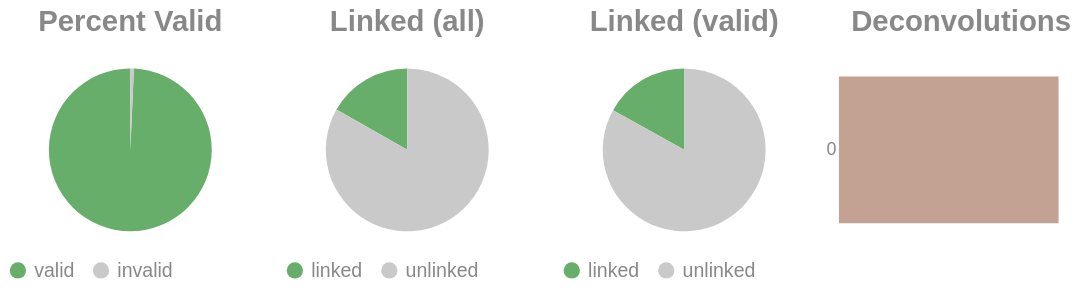

Source (notebook cell):
### Code cell
if SKIPLR:
    pass
else:
    clash = Counter()
    for i in valids['molecule'].to_list():
        _mol = i.split("-")
        if len(_mol) == 1:
            clash.update('0')
        else:
            clash.update(_mol[-1])

    _d = {"deconvolutions": [], 'count': []}
    for k,v in clash.items():
        _d['deconvolutions'].append(k)
        _d['count'].append(v)

    tot_valid = valids['reads'].sum()
    mask = valids['reads'] >= 2
    n_linked_reads = valids.filter(mask)['reads'].sum()
    if n_linked_reads == 0:
        print_html("No linked molecules (>=2 reads) were detected; skipping linked-only distributions.")
        SKIPLR = True
    else:
        perc_valid = round(tot_valid / n_reads, 4)
        linked_perc_abs = round(n_linked_reads / n_reads, 4)
        linked_perc = round(n_linked_reads / tot_valid, 4)

    _valid = pl.DataFrame({"valids": ['valid', 'invalid'], "count": [tot_valid, n_reads - tot_valid]})
    _linked_abs = pl.DataFrame({"linked (absolute)": ['linked', 'unlinked'], "count": [n_linked_reads, n_reads - n_linked_reads]})
    _linked_rel = pl.DataFrame({"linked (valids)": ['linked', 'unlinked'], "count": [n_linked_reads, tot_valid - n_linked_reads]})

    (
        alt.hconcat(
            piechart(_valid, goodval = 'valid', title = "Percent Valid"),
            piechart(_linked_abs, goodval = "linked", title =  "Linked (all)"),
            piechart(_linked_rel, goodval = "linked", title =  "Linked (valid)"),
            convolutionbar(pl.DataFrame(_d), title = "Deconvolutions"),
            center = True,
            bounds = 'flush'
        )
        .resolve_scale(color='independent')
        .resolve_legend('independent')
        .properties(usermeta={'embedOptions': {"actions": False}})
    ).display()

### Figure 1 — Vega-Lite specification as saved in the notebook (floating-point values rounded to 4 significant figures)
{"width": "container", "height": 400, "config": {"title": {"anchor": "start", "dy": -15, "fontSize": 18, "color": "#888888", "subtitleColor": "#888888", "subtitleFontSize": 14}, "arc": {"fill": "#0072B2"}, "axis": {"domainColor": "#888888", "domainWidth": 0.5, "gridWidth": 0.2, "grid": false, "titleFontWeight": 400, "titleFontSize": 15, "labelFontSize": 11, "labelColor": "#888888", "tickColor": "#888888", "tickWidth": 0.2, "titleColor": "#888888"}, "axisBand": {"grid": false}, "axisX": {"grid": true, "tickSize": 10, "domainCap": "round"}, "axisY": {"domain": false, "grid": true, "tickSize": 0, "domainCap": "round"}, "background": "transparent", "header": {"labelFontSize": 15, "labelColor": "#888888", "titleFontSize": 15, "titleFontWeight": 600, "titleColor": "#888888"}, "legend": {"labelFont": "sans-serif", "labelFontSize": 12, "labelColor": "#888888", "symbolSize": 100, "symbolType": "circle", "titleFontSize": 12, "titlePadding": 10, "titleColor": "#888888", "title": null}, "range": {"category": ["#E69F00", "#56B4E9", "#009E73", "#F0E442", "#0072B2", "#D55E00", "#CC79A7", "#000000"], "diverging": ["#cfe8f3", "#a2d4ec", "#73bfe2", "#46abdb", "#1696d2", "#12719e"]}, "area": {"fill": "#0072B2", "fillOpacity": 0.7, "line": true, "strokeOpacity": 0.7}, "line": {"color": "#0072B2", "stroke": "#0072B2", "strokeWidth": 2}, "trail": {"color": "#0072B2", "stroke": "#0072B2", "strokeWidth": 0, "size": 1}, "point": {"filled": true, "fillOpacity": 1.0, "size": 95}, "text": {"color": "#888888", "fontSize": 11, "align": "right", "fontWeight": 400, "size": 11}, "bar": {"fill": "#0072B2", "stroke": null}, "view": {"stroke": null, "continuousWidth": 660, "continuousHeight": 400}}, "hconcat": [{"data": {"name": "data-4f2faa4711b4e16b3414142e1531812d"}, "mark": {"type": "arc"}, "encoding": {"color": {"field": "valids", "legend": {"orient": "bottom", "title": null}, "scale": {"domain": ["valid", "invalid"], "range": ["#68ae6b", "#C9C9C9"]}, "title": "Valids", "type": "nominal"}, "theta": {"field": "count", "type": "quantitative"}, "tooltip": [{"field": "valids", "title": "Valids", "type": "ordinal"}, {"field": "percent", "format": ".2%", "title": "Percent", "type": "quantitative"}, {"field": "count", "title": "Count", "type": "quantitative"}]}, "height": 100, "title": {"text": "Percent Valid", "align": "center", "anchor": "middle"}, "transform": [{"calculate": "datum.count / 4481758", "as": "percent"}], "width": 150}, {"data": {"name": "data-37be9b5bbcb508c194eb1bfe873d10b0"}, "mark": {"type": "arc"}, "encoding": {"color": {"field": "linked (absolute)", "legend": {"orient": "bottom", "title": null}, "scale": {"domain": ["linked", "unlinked"], "range": ["#68ae6b", "#C9C9C9"]}, "title": "Linked (Absolute)", "type": "nominal"}, "theta": {"field": "count", "type": "quantitative"}, "tooltip": [{"field": "linked (absolute)", "title": "Linked (Absolute)", "type": "ordinal"}, {"field": "percent", "format": ".2%", "title": "Percent", "type": "quantitative"}, {"field": "count", "title": "Count", "type": "quantitative"}]}, "height": 100, "title": {"text": "Linked (all)", "align": "center", "anchor": "middle"}, "transform": [{"calculate": "datum.count / 4481758", "as": "percent"}], "width": 150}, {"data": {"name": "data-ffbacfc4580cbdcb24d515b9b56c804b"}, "mark": {"type": "arc"}, "encoding": {"color": {"field": "linked (valids)", "legend": {"orient": "bottom", "title": null}, "scale": {"domain": ["linked", "unlinked"], "range": ["#68ae6b", "#C9C9C9"]}, "title": "Linked (Valids)", "type": "nominal"}, "theta": {"field": "count", "type": "quantitative"}, "tooltip": [{"field": "linked (valids)", "title": "Linked (Valids)", "type": "ordinal"}, {"field": "percent", "format": ".2%", "title": "Percent", "type": "quantitative"}, {"field": "count", "title": "Count", "type": "quantitative"}]}, "height": 100, "title": {"text": "Linked (valid)", "align": "center", "anchor": "middle"}, "transform": [{"calculate": "datum.count / 4450287", "as": "percent"}], "width": 150}, {"data": {"name": "data-5a52be91d4c4e0572da04c038d98e7c6"}, "mark": {"type": "bar"}, "encoding": {"color": {"field": "deconvolutions", "legend": null, "scale": {"scheme": "lightgreyred"}, "type": "nominal"}, "tooltip": [{"field": "deconvolutions", "title": "Deconvolutions", "type": "ordinal"}, {"field": "percent", "format": ".2%", "title": "Percent", "type": "quantitative"}, {"field": "count", "title": "Count", "type": "quantitative"}], "x": {"axis": null, "field": "count", "type": "quantitative"}, "y": {"field": "deconvolutions", "sort": "ascending", "title": null, "type": "nominal"}}, "height": 100, "title": {"text": "Deconvolutions", "align": "center", "anchor": "middle"}, "transform": [{"calculate": "datum.count / 4044687", "as": "percent"}], "width": 150}], "bounds": "flush", "center": true, "resolve": {"legend": {"angle": "independent"}, "scale": {"color": "independent"}}, "usermeta": {"embedOptions": {"actions": false}}, "$schema": "https://vega.github.io/schema/vega-lite/v6.1.0.json", "datasets": {"data-4f2faa4711b4e16b3414142e1531812d": [{"valids": "valid", "count": 4450287}, {"valids": "invalid", "count": 31471}], "data-37be9b5bbcb508c194eb1bfe873d10b0": [{"linked (absolute)": "linked", "count": 751595}, {"linked (absolute)": "unlinked", "count": 3730163}], "data-ffbacfc4580cbdcb24d515b9b56c804b": [{"linked (valids)": "linked", "count": 751595}, {"linked (valids)": "unlinked", "count": 3698692}], "data-5a52be91d4c4e0572da04c038d98e7c6": [{"deconvolutions": "0", "count": 4044687}]}}
